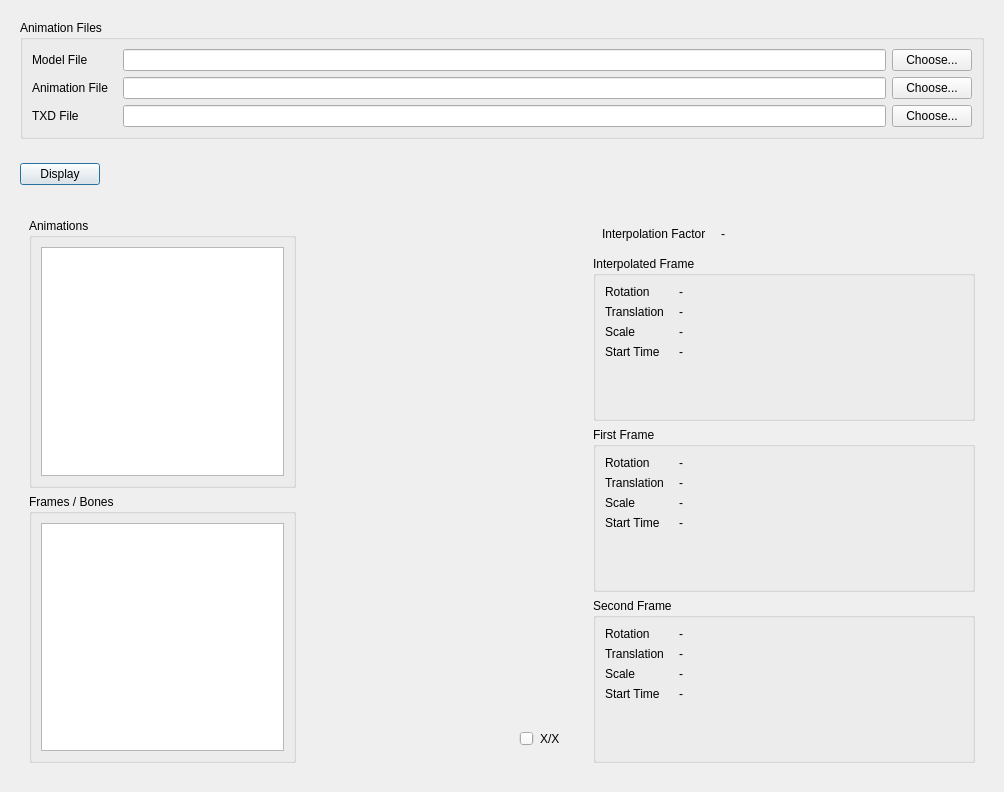
<?xml version="1.0" encoding="UTF-8"?>
<ui version="4.0">
 <class>IFPAnimationViewerWidget</class>
 <widget class="QWidget" name="IFPAnimationViewerWidget">
  <property name="geometry">
   <rect>
    <x>0</x>
    <y>0</y>
    <width>1004</width>
    <height>792</height>
   </rect>
  </property>
  <property name="windowTitle">
   <string notr="true">XXX</string>
  </property>
  <layout class="QVBoxLayout" name="verticalLayout">
   <item>
    <widget class="QWidget" name="widget_9" native="true">
     <layout class="QVBoxLayout" name="verticalLayout_5">
      <item>
       <widget class="QGroupBox" name="groupBox">
        <property name="title">
         <string>Animation Files</string>
        </property>
        <layout class="QFormLayout" name="formLayout">
         <property name="fieldGrowthPolicy">
          <enum>QFormLayout::ExpandingFieldsGrow</enum>
         </property>
         <property name="horizontalSpacing">
          <number>15</number>
         </property>
         <item row="0" column="0">
          <widget class="QLabel" name="label">
           <property name="text">
            <string>Model File</string>
           </property>
          </widget>
         </item>
         <item row="0" column="1">
          <widget class="QWidget" name="widget_5" native="true">
           <layout class="QHBoxLayout" name="horizontalLayout_4">
            <property name="leftMargin">
             <number>0</number>
            </property>
            <property name="topMargin">
             <number>0</number>
            </property>
            <property name="rightMargin">
             <number>0</number>
            </property>
            <property name="bottomMargin">
             <number>0</number>
            </property>
            <item>
             <widget class="QLineEdit" name="modelField">
              <property name="text">
               <string/>
              </property>
             </widget>
            </item>
            <item>
             <widget class="QPushButton" name="modelChooseButton">
              <property name="text">
               <string>Choose...</string>
              </property>
             </widget>
            </item>
           </layout>
          </widget>
         </item>
         <item row="1" column="0">
          <widget class="QLabel" name="label_2">
           <property name="text">
            <string>Animation File</string>
           </property>
          </widget>
         </item>
         <item row="2" column="0">
          <widget class="QLabel" name="label_3">
           <property name="text">
            <string>TXD File</string>
           </property>
          </widget>
         </item>
         <item row="2" column="1">
          <widget class="QWidget" name="widget_7" native="true">
           <layout class="QHBoxLayout" name="horizontalLayout_5">
            <property name="leftMargin">
             <number>0</number>
            </property>
            <property name="topMargin">
             <number>0</number>
            </property>
            <property name="rightMargin">
             <number>0</number>
            </property>
            <property name="bottomMargin">
             <number>0</number>
            </property>
            <item>
             <widget class="QLineEdit" name="txdField">
              <property name="text">
               <string/>
              </property>
             </widget>
            </item>
            <item>
             <widget class="QPushButton" name="txdChooseButton">
              <property name="text">
               <string>Choose...</string>
              </property>
             </widget>
            </item>
           </layout>
          </widget>
         </item>
         <item row="1" column="1">
          <widget class="QWidget" name="widget_8" native="true">
           <layout class="QHBoxLayout" name="horizontalLayout_6">
            <property name="leftMargin">
             <number>0</number>
            </property>
            <property name="topMargin">
             <number>0</number>
            </property>
            <property name="rightMargin">
             <number>0</number>
            </property>
            <property name="bottomMargin">
             <number>0</number>
            </property>
            <item>
             <widget class="QLineEdit" name="animField">
              <property name="text">
               <string/>
              </property>
             </widget>
            </item>
            <item>
             <widget class="QPushButton" name="animChooseButton">
              <property name="text">
               <string>Choose...</string>
              </property>
             </widget>
            </item>
           </layout>
          </widget>
         </item>
        </layout>
       </widget>
      </item>
     </layout>
    </widget>
   </item>
   <item>
    <widget class="QWidget" name="widget_10" native="true">
     <layout class="QHBoxLayout" name="horizontalLayout_7">
      <property name="sizeConstraint">
       <enum>QLayout::SetDefaultConstraint</enum>
      </property>
      <item>
       <widget class="QPushButton" name="displayButton">
        <property name="text">
         <string>Display</string>
        </property>
        <property name="default">
         <bool>true</bool>
        </property>
       </widget>
      </item>
      <item>
       <spacer name="horizontalSpacer_2">
        <property name="orientation">
         <enum>Qt::Horizontal</enum>
        </property>
        <property name="sizeHint" stdset="0">
         <size>
          <width>40</width>
          <height>20</height>
         </size>
        </property>
       </spacer>
      </item>
     </layout>
    </widget>
   </item>
   <item>
    <widget class="QWidget" name="widget" native="true">
     <property name="sizePolicy">
      <sizepolicy hsizetype="Preferred" vsizetype="Preferred">
       <horstretch>0</horstretch>
       <verstretch>1</verstretch>
      </sizepolicy>
     </property>
     <layout class="QHBoxLayout" name="horizontalLayout">
      <item>
       <widget class="QWidget" name="widget_2" native="true">
        <layout class="QVBoxLayout" name="verticalLayout_6">
         <item>
          <widget class="QGroupBox" name="groupBox_2">
           <property name="title">
            <string>Animations</string>
           </property>
           <layout class="QVBoxLayout" name="verticalLayout_2">
            <item>
             <widget class="QListWidget" name="animList"/>
            </item>
           </layout>
          </widget>
         </item>
         <item>
          <widget class="QGroupBox" name="groupBox_5">
           <property name="title">
            <string>Frames / Bones</string>
           </property>
           <layout class="QHBoxLayout" name="horizontalLayout_8">
            <item>
             <widget class="QTreeView" name="frameView"/>
            </item>
           </layout>
          </widget>
         </item>
        </layout>
       </widget>
      </item>
      <item>
       <widget class="QWidget" name="widget_3" native="true">
        <property name="sizePolicy">
         <sizepolicy hsizetype="Preferred" vsizetype="Preferred">
          <horstretch>1</horstretch>
          <verstretch>0</verstretch>
         </sizepolicy>
        </property>
        <layout class="QVBoxLayout" name="verticalLayout_3">
         <item>
          <widget class="QWidget" name="renderContainerWidget" native="true">
           <property name="sizePolicy">
            <sizepolicy hsizetype="Preferred" vsizetype="Preferred">
             <horstretch>0</horstretch>
             <verstretch>1</verstretch>
            </sizepolicy>
           </property>
           <layout class="QHBoxLayout" name="horizontalLayout_3"/>
          </widget>
         </item>
         <item>
          <widget class="QWidget" name="widget_6" native="true">
           <layout class="QHBoxLayout" name="horizontalLayout_2">
            <item>
             <widget class="QToolButton" name="animTimeBeginButton">
              <property name="text">
               <string/>
              </property>
              <property name="iconSize">
               <size>
                <width>24</width>
                <height>24</height>
               </size>
              </property>
              <property name="autoRaise">
               <bool>true</bool>
              </property>
             </widget>
            </item>
            <item>
             <widget class="QToolButton" name="animTimeBackwardButton">
              <property name="text">
               <string/>
              </property>
              <property name="iconSize">
               <size>
                <width>24</width>
                <height>24</height>
               </size>
              </property>
              <property name="autoRaise">
               <bool>true</bool>
              </property>
             </widget>
            </item>
            <item>
             <widget class="QToolButton" name="animTimePlayButton">
              <property name="text">
               <string/>
              </property>
              <property name="iconSize">
               <size>
                <width>24</width>
                <height>24</height>
               </size>
              </property>
              <property name="toolButtonStyle">
               <enum>Qt::ToolButtonIconOnly</enum>
              </property>
              <property name="autoRaise">
               <bool>true</bool>
              </property>
              <property name="arrowType">
               <enum>Qt::NoArrow</enum>
              </property>
             </widget>
            </item>
            <item>
             <widget class="QToolButton" name="animTimeForwardButton">
              <property name="text">
               <string/>
              </property>
              <property name="iconSize">
               <size>
                <width>24</width>
                <height>24</height>
               </size>
              </property>
              <property name="autoRaise">
               <bool>true</bool>
              </property>
             </widget>
            </item>
            <item>
             <widget class="QToolButton" name="animTimeEndButton">
              <property name="text">
               <string/>
              </property>
              <property name="iconSize">
               <size>
                <width>24</width>
                <height>24</height>
               </size>
              </property>
              <property name="autoRaise">
               <bool>true</bool>
              </property>
             </widget>
            </item>
            <item>
             <widget class="QSlider" name="animSlider">
              <property name="enabled">
               <bool>false</bool>
              </property>
              <property name="orientation">
               <enum>Qt::Horizontal</enum>
              </property>
             </widget>
            </item>
            <item>
             <widget class="QLabel" name="animTimeLabel">
              <property name="text">
               <string>X/X</string>
              </property>
             </widget>
            </item>
           </layout>
          </widget>
         </item>
        </layout>
       </widget>
      </item>
      <item>
       <widget class="QWidget" name="widget_4" native="true">
        <property name="sizePolicy">
         <sizepolicy hsizetype="Fixed" vsizetype="Preferred">
          <horstretch>0</horstretch>
          <verstretch>1</verstretch>
         </sizepolicy>
        </property>
        <property name="minimumSize">
         <size>
          <width>400</width>
          <height>0</height>
         </size>
        </property>
        <property name="baseSize">
         <size>
          <width>400</width>
          <height>0</height>
         </size>
        </property>
        <layout class="QVBoxLayout" name="verticalLayout_4">
         <item>
          <widget class="QWidget" name="widget_11" native="true">
           <layout class="QFormLayout" name="formLayout_5">
            <property name="horizontalSpacing">
             <number>15</number>
            </property>
            <item row="0" column="0">
             <widget class="QLabel" name="label_16">
              <property name="text">
               <string>Interpolation Factor</string>
              </property>
             </widget>
            </item>
            <item row="0" column="1">
             <widget class="QLabel" name="ipFactorLabel">
              <property name="text">
               <string>-</string>
              </property>
             </widget>
            </item>
           </layout>
          </widget>
         </item>
         <item>
          <widget class="QGroupBox" name="groupBox_2">
           <property name="sizePolicy">
            <sizepolicy hsizetype="Preferred" vsizetype="Preferred">
             <horstretch>0</horstretch>
             <verstretch>1</verstretch>
            </sizepolicy>
           </property>
           <property name="title">
            <string>Interpolated Frame</string>
           </property>
           <layout class="QFormLayout" name="formLayout_2">
            <property name="horizontalSpacing">
             <number>15</number>
            </property>
            <item row="0" column="0">
             <widget class="QLabel" name="label_4">
              <property name="text">
               <string>Rotation</string>
              </property>
             </widget>
            </item>
            <item row="0" column="1">
             <widget class="QLabel" name="ipRotationLabel">
              <property name="text">
               <string>-</string>
              </property>
             </widget>
            </item>
            <item row="1" column="0">
             <widget class="QLabel" name="label_6">
              <property name="text">
               <string>Translation</string>
              </property>
             </widget>
            </item>
            <item row="1" column="1">
             <widget class="QLabel" name="ipTranslationLabel">
              <property name="text">
               <string>-</string>
              </property>
             </widget>
            </item>
            <item row="2" column="0">
             <widget class="QLabel" name="label_8">
              <property name="text">
               <string>Scale</string>
              </property>
             </widget>
            </item>
            <item row="2" column="1">
             <widget class="QLabel" name="ipScaleLabel">
              <property name="text">
               <string>-</string>
              </property>
             </widget>
            </item>
            <item row="3" column="0">
             <widget class="QLabel" name="label_10">
              <property name="text">
               <string>Start Time</string>
              </property>
             </widget>
            </item>
            <item row="3" column="1">
             <widget class="QLabel" name="ipTimeLabel">
              <property name="text">
               <string>-</string>
              </property>
             </widget>
            </item>
           </layout>
          </widget>
         </item>
         <item>
          <widget class="QGroupBox" name="groupBox_4">
           <property name="sizePolicy">
            <sizepolicy hsizetype="Preferred" vsizetype="Preferred">
             <horstretch>0</horstretch>
             <verstretch>1</verstretch>
            </sizepolicy>
           </property>
           <property name="title">
            <string>First Frame</string>
           </property>
           <layout class="QFormLayout" name="formLayout_4">
            <property name="horizontalSpacing">
             <number>15</number>
            </property>
            <item row="0" column="0">
             <widget class="QLabel" name="label_12">
              <property name="text">
               <string>Rotation</string>
              </property>
             </widget>
            </item>
            <item row="0" column="1">
             <widget class="QLabel" name="f1RotationLabel">
              <property name="text">
               <string>-</string>
              </property>
             </widget>
            </item>
            <item row="1" column="0">
             <widget class="QLabel" name="label_13">
              <property name="text">
               <string>Translation</string>
              </property>
             </widget>
            </item>
            <item row="1" column="1">
             <widget class="QLabel" name="f1TranslationLabel">
              <property name="text">
               <string>-</string>
              </property>
             </widget>
            </item>
            <item row="2" column="0">
             <widget class="QLabel" name="label_14">
              <property name="text">
               <string>Scale</string>
              </property>
             </widget>
            </item>
            <item row="2" column="1">
             <widget class="QLabel" name="f1ScaleLabel">
              <property name="text">
               <string>-</string>
              </property>
             </widget>
            </item>
            <item row="3" column="0">
             <widget class="QLabel" name="label_15">
              <property name="text">
               <string>Start Time</string>
              </property>
             </widget>
            </item>
            <item row="3" column="1">
             <widget class="QLabel" name="f1TimeLabel">
              <property name="text">
               <string>-</string>
              </property>
             </widget>
            </item>
           </layout>
          </widget>
         </item>
         <item>
          <widget class="QGroupBox" name="groupBox_3">
           <property name="sizePolicy">
            <sizepolicy hsizetype="Preferred" vsizetype="Preferred">
             <horstretch>0</horstretch>
             <verstretch>1</verstretch>
            </sizepolicy>
           </property>
           <property name="title">
            <string>Second Frame</string>
           </property>
           <layout class="QFormLayout" name="formLayout_3">
            <property name="horizontalSpacing">
             <number>15</number>
            </property>
            <item row="0" column="0">
             <widget class="QLabel" name="label_5">
              <property name="text">
               <string>Rotation</string>
              </property>
             </widget>
            </item>
            <item row="0" column="1">
             <widget class="QLabel" name="f2RotationLabel">
              <property name="text">
               <string>-</string>
              </property>
             </widget>
            </item>
            <item row="1" column="0">
             <widget class="QLabel" name="label_7">
              <property name="text">
               <string>Translation</string>
              </property>
             </widget>
            </item>
            <item row="1" column="1">
             <widget class="QLabel" name="f2TranslationLabel">
              <property name="text">
               <string>-</string>
              </property>
             </widget>
            </item>
            <item row="2" column="0">
             <widget class="QLabel" name="label_9">
              <property name="text">
               <string>Scale</string>
              </property>
             </widget>
            </item>
            <item row="2" column="1">
             <widget class="QLabel" name="f2ScaleLabel">
              <property name="text">
               <string>-</string>
              </property>
             </widget>
            </item>
            <item row="3" column="0">
             <widget class="QLabel" name="label_11">
              <property name="text">
               <string>Start Time</string>
              </property>
             </widget>
            </item>
            <item row="3" column="1">
             <widget class="QLabel" name="f2TimeLabel">
              <property name="text">
               <string>-</string>
              </property>
             </widget>
            </item>
           </layout>
          </widget>
         </item>
        </layout>
       </widget>
      </item>
     </layout>
    </widget>
   </item>
  </layout>
 </widget>
 <tabstops>
  <tabstop>modelField</tabstop>
  <tabstop>modelChooseButton</tabstop>
  <tabstop>animField</tabstop>
  <tabstop>animChooseButton</tabstop>
  <tabstop>txdField</tabstop>
  <tabstop>txdChooseButton</tabstop>
  <tabstop>displayButton</tabstop>
  <tabstop>animList</tabstop>
  <tabstop>animTimeBeginButton</tabstop>
  <tabstop>animTimeBackwardButton</tabstop>
  <tabstop>animTimePlayButton</tabstop>
  <tabstop>animTimeForwardButton</tabstop>
  <tabstop>animTimeEndButton</tabstop>
  <tabstop>animSlider</tabstop>
 </tabstops>
 <resources/>
 <connections/>
</ui>
